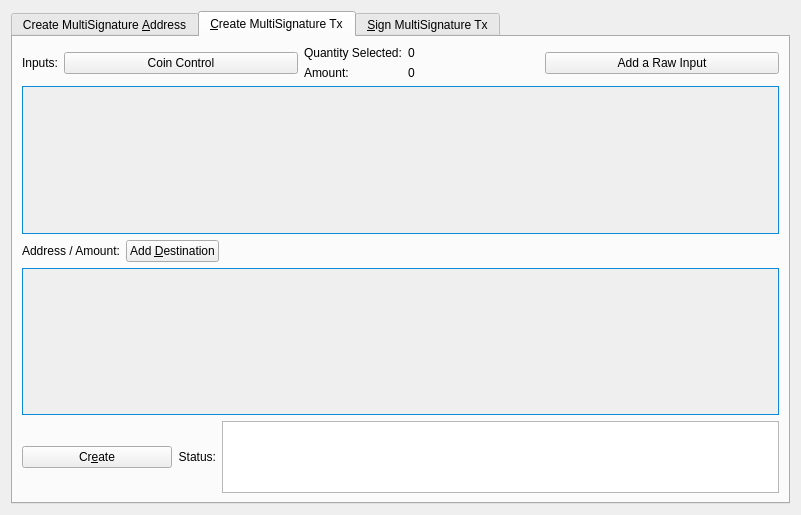
<?xml version="1.0" encoding="UTF-8"?>
<ui version="4.0">
 <class>MultisigDialog</class>
 <widget class="QDialog" name="MultisigDialog">
  <property name="geometry">
   <rect>
    <x>0</x>
    <y>0</y>
    <width>801</width>
    <height>515</height>
   </rect>
  </property>
  <property name="sizePolicy">
   <sizepolicy hsizetype="Fixed" vsizetype="Fixed">
    <horstretch>0</horstretch>
    <verstretch>0</verstretch>
   </sizepolicy>
  </property>
  <property name="windowTitle">
   <string>Multisignature Address Interactions</string>
  </property>
  <layout class="QVBoxLayout" name="verticalLayout_8">
   <item>
    <widget class="QTabWidget" name="multisigTabWidget">
     <property name="styleSheet">
      <string notr="true">QScrollArea{border: 1px solid #0d8adc;}</string>
     </property>
     <property name="currentIndex">
      <number>1</number>
     </property>
     <widget class="QWidget" name="addMultisigTab">
      <property name="sizePolicy">
       <sizepolicy hsizetype="Minimum" vsizetype="Minimum">
        <horstretch>0</horstretch>
        <verstretch>0</verstretch>
       </sizepolicy>
      </property>
      <attribute name="title">
       <string>Create MultiSignature &amp;Address</string>
      </attribute>
      <layout class="QVBoxLayout" name="verticalLayout">
       <item>
        <layout class="QHBoxLayout" name="enterMLayout">
         <item>
          <widget class="QSpinBox" name="enterMSpinbox">
           <property name="sizePolicy">
            <sizepolicy hsizetype="Fixed" vsizetype="Fixed">
             <horstretch>0</horstretch>
             <verstretch>0</verstretch>
            </sizepolicy>
           </property>
           <property name="toolTip">
            <string>How many people must sign to verify a transaction</string>
           </property>
           <property name="minimum">
            <number>1</number>
           </property>
           <property name="maximum">
            <number>15</number>
           </property>
           <property name="value">
            <number>1</number>
           </property>
          </widget>
         </item>
         <item>
          <widget class="QLabel" name="enterMLabel">
           <property name="text">
            <string>Enter the minimum number of signatures required to sign transactions</string>
           </property>
          </widget>
         </item>
        </layout>
       </item>
       <item>
        <layout class="QHBoxLayout" name="addressLabelLayout">
         <item>
          <widget class="QLabel" name="addressLableLabel">
           <property name="text">
            <string>Address Label:</string>
           </property>
          </widget>
         </item>
         <item>
          <widget class="QLineEdit" name="multisigAddressLabel"/>
         </item>
        </layout>
       </item>
       <item>
        <layout class="QHBoxLayout" name="addAddressLayout">
         <item>
          <widget class="QPushButton" name="addAddressButton">
           <property name="toolTip">
            <string>Add another address that could sign to verify a transaction from the multisig address.</string>
           </property>
           <property name="text">
            <string>&amp;Add Address / Key</string>
           </property>
           <property name="icon">
            <iconset resource="../hashsharecoin.qrc">
             <normaloff>:/icons/add</normaloff>:/icons/add</iconset>
           </property>
           <property name="autoDefault">
            <bool>false</bool>
           </property>
          </widget>
         </item>
         <item>
          <widget class="QLabel" name="addAddressLabel">
           <property name="sizePolicy">
            <sizepolicy hsizetype="Preferred" vsizetype="Fixed">
             <horstretch>0</horstretch>
             <verstretch>0</verstretch>
            </sizepolicy>
           </property>
           <property name="text">
            <string>Local addresses or public keys that can sign:</string>
           </property>
          </widget>
         </item>
         <item>
          <spacer name="addAddressSpacer_2">
           <property name="orientation">
            <enum>Qt::Horizontal</enum>
           </property>
           <property name="sizeHint" stdset="0">
            <size>
             <width>40</width>
             <height>10</height>
            </size>
           </property>
          </spacer>
         </item>
        </layout>
       </item>
       <item>
        <widget class="QScrollArea" name="addAddressScrollArea">
         <property name="sizePolicy">
          <sizepolicy hsizetype="Preferred" vsizetype="Expanding">
           <horstretch>0</horstretch>
           <verstretch>0</verstretch>
          </sizepolicy>
         </property>
         <property name="widgetResizable">
          <bool>true</bool>
         </property>
         <widget class="QWidget" name="addAddressWidget">
          <property name="geometry">
           <rect>
            <x>0</x>
            <y>0</y>
            <width>759</width>
            <height>166</height>
           </rect>
          </property>
          <layout class="QVBoxLayout" name="verticalLayout_5">
           <item>
            <layout class="QVBoxLayout" name="addressList"/>
           </item>
           <item>
            <spacer name="verticalSpacer">
             <property name="orientation">
              <enum>Qt::Vertical</enum>
             </property>
             <property name="sizeHint" stdset="0">
              <size>
               <width>20</width>
               <height>40</height>
              </size>
             </property>
            </spacer>
           </item>
          </layout>
         </widget>
        </widget>
       </item>
       <item>
        <layout class="QHBoxLayout" name="addMultisigLayout">
         <item>
          <widget class="QPushButton" name="addMultisigButton">
           <property name="sizePolicy">
            <sizepolicy hsizetype="Preferred" vsizetype="Fixed">
             <horstretch>0</horstretch>
             <verstretch>0</verstretch>
            </sizepolicy>
           </property>
           <property name="toolTip">
            <string>Create a new multisig address</string>
           </property>
           <property name="toolTipDuration">
            <number>-3</number>
           </property>
           <property name="text">
            <string>C&amp;reate</string>
           </property>
           <property name="icon">
            <iconset resource="../hashsharecoin.qrc">
             <normaloff>:/icons/filesave</normaloff>:/icons/filesave</iconset>
           </property>
           <property name="autoDefault">
            <bool>false</bool>
           </property>
          </widget>
         </item>
         <item>
          <widget class="QLabel" name="label">
           <property name="text">
            <string>Status:</string>
           </property>
          </widget>
         </item>
         <item>
          <widget class="QTextEdit" name="addMultisigStatus">
           <property name="sizePolicy">
            <sizepolicy hsizetype="Expanding" vsizetype="Fixed">
             <horstretch>0</horstretch>
             <verstretch>0</verstretch>
            </sizepolicy>
           </property>
           <property name="maximumSize">
            <size>
             <width>16777215</width>
             <height>75</height>
            </size>
           </property>
           <property name="readOnly">
            <bool>true</bool>
           </property>
           <property name="textInteractionFlags">
            <set>Qt::TextSelectableByKeyboard|Qt::TextSelectableByMouse</set>
           </property>
          </widget>
         </item>
        </layout>
       </item>
       <item>
        <widget class="QLabel" name="label_2">
         <property name="sizePolicy">
          <sizepolicy hsizetype="Preferred" vsizetype="Preferred">
           <horstretch>0</horstretch>
           <verstretch>0</verstretch>
          </sizepolicy>
         </property>
         <property name="text">
          <string>Use below to quickly import an address by its redeem. Don't forget to add a label before clicking import!
Keep in mind, the wallet will rescan the blockchain to find transactions containing the new address.
Please be patient after clicking import.</string>
         </property>
         <property name="scaledContents">
          <bool>false</bool>
         </property>
         <property name="wordWrap">
          <bool>true</bool>
         </property>
        </widget>
       </item>
       <item>
        <layout class="QHBoxLayout" name="importLayout">
         <item>
          <widget class="QPushButton" name="importAddressButton">
           <property name="sizePolicy">
            <sizepolicy hsizetype="Fixed" vsizetype="Fixed">
             <horstretch>0</horstretch>
             <verstretch>0</verstretch>
            </sizepolicy>
           </property>
           <property name="text">
            <string>&amp;Import Redeem</string>
           </property>
           <property name="icon">
            <iconset resource="../hashsharecoin.qrc">
             <normaloff>:/icons/receiving_addresses</normaloff>:/icons/receiving_addresses</iconset>
           </property>
          </widget>
         </item>
         <item>
          <widget class="QLineEdit" name="importRedeem">
           <property name="sizePolicy">
            <sizepolicy hsizetype="Preferred" vsizetype="Fixed">
             <horstretch>0</horstretch>
             <verstretch>0</verstretch>
            </sizepolicy>
           </property>
          </widget>
         </item>
        </layout>
       </item>
      </layout>
     </widget>
     <widget class="QWidget" name="createTransactionTab">
      <attribute name="title">
       <string>&amp;Create MultiSignature Tx</string>
      </attribute>
      <layout class="QVBoxLayout" name="verticalLayout_3">
       <item>
        <layout class="QHBoxLayout" name="horizontalLayout_2">
         <item>
          <layout class="QVBoxLayout" name="createTxLayout">
           <item>
            <layout class="QHBoxLayout" name="addTxInputLayout">
             <item>
              <widget class="QLabel" name="addTxInputLabel">
               <property name="sizePolicy">
                <sizepolicy hsizetype="Fixed" vsizetype="Preferred">
                 <horstretch>0</horstretch>
                 <verstretch>0</verstretch>
                </sizepolicy>
               </property>
               <property name="text">
                <string>Inputs:</string>
               </property>
              </widget>
             </item>
             <item>
              <widget class="QPushButton" name="pushButtonCoinControl">
               <property name="sizePolicy">
                <sizepolicy hsizetype="Preferred" vsizetype="Fixed">
                 <horstretch>0</horstretch>
                 <verstretch>0</verstretch>
                </sizepolicy>
               </property>
               <property name="text">
                <string>Coin Control</string>
               </property>
              </widget>
             </item>
             <item>
              <layout class="QFormLayout" name="formLayout_2">
               <property name="rightMargin">
                <number>10</number>
               </property>
               <item row="0" column="0">
                <widget class="QLabel" name="labelQuantity">
                 <property name="text">
                  <string>Quantity Selected:</string>
                 </property>
                </widget>
               </item>
               <item row="0" column="1">
                <widget class="QLabel" name="labelQuantity_int">
                 <property name="text">
                  <string>0</string>
                 </property>
                </widget>
               </item>
               <item row="1" column="0">
                <widget class="QLabel" name="labelAmount">
                 <property name="text">
                  <string>Amount:</string>
                 </property>
                </widget>
               </item>
               <item row="1" column="1">
                <widget class="QLabel" name="labelAmount_int">
                 <property name="text">
                  <string>0</string>
                 </property>
                </widget>
               </item>
              </layout>
             </item>
             <item>
              <widget class="QPushButton" name="addInputButton">
               <property name="sizePolicy">
                <sizepolicy hsizetype="Preferred" vsizetype="Fixed">
                 <horstretch>0</horstretch>
                 <verstretch>0</verstretch>
                </sizepolicy>
               </property>
               <property name="toolTip">
                <string>Add an input to fund the outputs</string>
               </property>
               <property name="text">
                <string>Add a Raw Input</string>
               </property>
               <property name="icon">
                <iconset resource="../hashsharecoin.qrc">
                 <normaloff>:/css/default</normaloff>:/css/default</iconset>
               </property>
              </widget>
             </item>
            </layout>
           </item>
           <item>
            <widget class="QScrollArea" name="txInputsScrollArea">
             <property name="sizePolicy">
              <sizepolicy hsizetype="Preferred" vsizetype="Expanding">
               <horstretch>0</horstretch>
               <verstretch>0</verstretch>
              </sizepolicy>
             </property>
             <property name="widgetResizable">
              <bool>true</bool>
             </property>
             <widget class="QWidget" name="txInputsWidget">
              <property name="geometry">
               <rect>
                <x>0</x>
                <y>0</y>
                <width>747</width>
                <height>131</height>
               </rect>
              </property>
              <layout class="QVBoxLayout" name="verticalLayout_7">
               <item>
                <layout class="QVBoxLayout" name="inputsList"/>
               </item>
               <item>
                <spacer name="txInputsSpacer">
                 <property name="orientation">
                  <enum>Qt::Vertical</enum>
                 </property>
                 <property name="sizeHint" stdset="0">
                  <size>
                   <width>20</width>
                   <height>80</height>
                  </size>
                 </property>
                </spacer>
               </item>
              </layout>
             </widget>
            </widget>
           </item>
           <item>
            <layout class="QHBoxLayout" name="addDestinationLayout">
             <item>
              <widget class="QLabel" name="addDestinationLabel">
               <property name="text">
                <string>Address / Amount:</string>
               </property>
              </widget>
             </item>
             <item>
              <widget class="QPushButton" name="addDestinationButton">
               <property name="sizePolicy">
                <sizepolicy hsizetype="Fixed" vsizetype="Fixed">
                 <horstretch>0</horstretch>
                 <verstretch>0</verstretch>
                </sizepolicy>
               </property>
               <property name="toolTip">
                <string>Add destinations to send HSS to</string>
               </property>
               <property name="text">
                <string>Add &amp;Destination</string>
               </property>
               <property name="icon">
                <iconset resource="../hashsharecoin.qrc">
                 <normaloff>:/icons/add</normaloff>:/icons/add</iconset>
               </property>
              </widget>
             </item>
             <item>
              <spacer name="addDestinationHorizontalSpacer">
               <property name="orientation">
                <enum>Qt::Horizontal</enum>
               </property>
               <property name="sizeHint" stdset="0">
                <size>
                 <width>40</width>
                 <height>20</height>
                </size>
               </property>
              </spacer>
             </item>
            </layout>
           </item>
           <item>
            <widget class="QScrollArea" name="destionationsScrollArea">
             <property name="sizePolicy">
              <sizepolicy hsizetype="Expanding" vsizetype="Expanding">
               <horstretch>0</horstretch>
               <verstretch>0</verstretch>
              </sizepolicy>
             </property>
             <property name="widgetResizable">
              <bool>true</bool>
             </property>
             <widget class="QWidget" name="destinationsScrollAreaContents">
              <property name="geometry">
               <rect>
                <x>0</x>
                <y>0</y>
                <width>747</width>
                <height>130</height>
               </rect>
              </property>
              <layout class="QVBoxLayout" name="verticalLayout_11">
               <item>
                <layout class="QVBoxLayout" name="destinationsList"/>
               </item>
               <item>
                <spacer name="destinationsSpacer">
                 <property name="orientation">
                  <enum>Qt::Vertical</enum>
                 </property>
                 <property name="sizeHint" stdset="0">
                  <size>
                   <width>20</width>
                   <height>20</height>
                  </size>
                 </property>
                </spacer>
               </item>
              </layout>
             </widget>
            </widget>
           </item>
           <item>
            <layout class="QHBoxLayout" name="horizontalLayout_4">
             <item>
              <widget class="QPushButton" name="createButton">
               <property name="sizePolicy">
                <sizepolicy hsizetype="Fixed" vsizetype="Fixed">
                 <horstretch>0</horstretch>
                 <verstretch>0</verstretch>
                </sizepolicy>
               </property>
               <property name="minimumSize">
                <size>
                 <width>150</width>
                 <height>0</height>
                </size>
               </property>
               <property name="toolTip">
                <string>Create a transaction object using the given inputs to the given outputs</string>
               </property>
               <property name="text">
                <string>Cr&amp;eate</string>
               </property>
               <property name="icon">
                <iconset resource="../hashsharecoin.qrc">
                 <normaloff>:/icons/export</normaloff>:/icons/export</iconset>
               </property>
               <property name="autoDefault">
                <bool>false</bool>
               </property>
               <property name="default">
                <bool>true</bool>
               </property>
              </widget>
             </item>
             <item>
              <widget class="QLabel" name="createButtonLabel">
               <property name="sizePolicy">
                <sizepolicy hsizetype="Fixed" vsizetype="Preferred">
                 <horstretch>0</horstretch>
                 <verstretch>0</verstretch>
                </sizepolicy>
               </property>
               <property name="text">
                <string>Status:</string>
               </property>
               <property name="alignment">
                <set>Qt::AlignRight|Qt::AlignTrailing|Qt::AlignVCenter</set>
               </property>
              </widget>
             </item>
             <item>
              <widget class="QTextEdit" name="createButtonStatus">
               <property name="sizePolicy">
                <sizepolicy hsizetype="Expanding" vsizetype="Minimum">
                 <horstretch>0</horstretch>
                 <verstretch>0</verstretch>
                </sizepolicy>
               </property>
               <property name="maximumSize">
                <size>
                 <width>16777215</width>
                 <height>16777215</height>
                </size>
               </property>
               <property name="sizeAdjustPolicy">
                <enum>QAbstractScrollArea::AdjustToContents</enum>
               </property>
               <property name="readOnly">
                <bool>true</bool>
               </property>
              </widget>
             </item>
            </layout>
           </item>
          </layout>
         </item>
         <item>
          <layout class="QHBoxLayout" name="horizontalLayout_3"/>
         </item>
        </layout>
       </item>
      </layout>
     </widget>
     <widget class="QWidget" name="signMultisigTransaction">
      <property name="styleSheet">
       <string notr="true">txScrollArea:{
	border: 1px solid #0d8adc;
}
keyScrollArea:{
	border: 1px solid #0d8adc;
}
txScrollArea:{
	border: 1px solid #0d8adc;
}</string>
      </property>
      <attribute name="title">
       <string>&amp;Sign MultiSignature Tx</string>
      </attribute>
      <layout class="QVBoxLayout" name="verticalLayout_4">
       <item>
        <layout class="QHBoxLayout" name="transactionHexLayout">
         <item>
          <widget class="QLabel" name="transactionHexLabel">
           <property name="text">
            <string>Transaction Hex:</string>
           </property>
          </widget>
         </item>
         <item>
          <widget class="QLineEdit" name="transactionHex">
           <property name="toolTip">
            <string/>
           </property>
          </widget>
         </item>
        </layout>
       </item>
       <item>
        <layout class="QHBoxLayout" name="horizontalLayout">
         <item>
          <layout class="QVBoxLayout" name="verticalLayout_2">
           <item>
            <layout class="QHBoxLayout" name="horizontalLayout_7">
             <item>
              <widget class="QPushButton" name="signButton">
               <property name="sizePolicy">
                <sizepolicy hsizetype="Preferred" vsizetype="Fixed">
                 <horstretch>0</horstretch>
                 <verstretch>0</verstretch>
                </sizepolicy>
               </property>
               <property name="minimumSize">
                <size>
                 <width>150</width>
                 <height>0</height>
                </size>
               </property>
               <property name="toolTip">
                <string>Sign the transaction from this wallet or from provided private keys</string>
               </property>
               <property name="text">
                <string>S&amp;ign</string>
               </property>
               <property name="icon">
                <iconset resource="../hashsharecoin.qrc">
                 <normaloff>:/icons/edit</normaloff>:/icons/edit</iconset>
               </property>
               <property name="autoDefault">
                <bool>false</bool>
               </property>
               <property name="default">
                <bool>true</bool>
               </property>
              </widget>
             </item>
             <item>
              <widget class="QPushButton" name="commitButton">
               <property name="enabled">
                <bool>false</bool>
               </property>
               <property name="sizePolicy">
                <sizepolicy hsizetype="Preferred" vsizetype="Fixed">
                 <horstretch>0</horstretch>
                 <verstretch>0</verstretch>
                </sizepolicy>
               </property>
               <property name="toolTip">
                <string>&lt;html&gt;&lt;head/&gt;&lt;body&gt;&lt;p&gt;DISABLED until transaction has been signed enough times.&lt;/p&gt;&lt;/body&gt;&lt;/html&gt;</string>
               </property>
               <property name="autoFillBackground">
                <bool>false</bool>
               </property>
               <property name="text">
                <string>Co&amp;mmit</string>
               </property>
               <property name="icon">
                <iconset resource="../hashsharecoin.qrc">
                 <normaloff>:/icons/send</normaloff>:/icons/send</iconset>
               </property>
               <property name="autoDefault">
                <bool>true</bool>
               </property>
              </widget>
             </item>
             <item>
              <layout class="QHBoxLayout" name="addPrivKeyLayout">
               <item>
                <widget class="QPushButton" name="addPrivKeyButton">
                 <property name="sizePolicy">
                  <sizepolicy hsizetype="Fixed" vsizetype="Fixed">
                   <horstretch>0</horstretch>
                   <verstretch>0</verstretch>
                  </sizepolicy>
                 </property>
                 <property name="toolTip">
                  <string>Add private keys to sign the transaction with</string>
                 </property>
                 <property name="text">
                  <string>Add Private &amp;Key</string>
                 </property>
                 <property name="icon">
                  <iconset resource="../hashsharecoin.qrc">
                   <normaloff>:/icons/add</normaloff>:/icons/add</iconset>
                 </property>
                </widget>
               </item>
               <item>
                <widget class="QLabel" name="addPrivKeyLabel">
                 <property name="text">
                  <string>Sign with only private keys (Not Recommened)</string>
                 </property>
                </widget>
               </item>
              </layout>
             </item>
            </layout>
           </item>
           <item>
            <layout class="QHBoxLayout" name="horizontalLayout_5">
             <item>
              <widget class="QLabel" name="signButtonStatusLabel">
               <property name="text">
                <string>Status:</string>
               </property>
              </widget>
             </item>
             <item>
              <widget class="QTextEdit" name="signButtonStatus">
               <property name="sizePolicy">
                <sizepolicy hsizetype="Expanding" vsizetype="Preferred">
                 <horstretch>0</horstretch>
                 <verstretch>0</verstretch>
                </sizepolicy>
               </property>
               <property name="maximumSize">
                <size>
                 <width>16777215</width>
                 <height>16777215</height>
                </size>
               </property>
               <property name="verticalScrollBarPolicy">
                <enum>Qt::ScrollBarAsNeeded</enum>
               </property>
               <property name="readOnly">
                <bool>true</bool>
               </property>
               <property name="textInteractionFlags">
                <set>Qt::TextSelectableByKeyboard|Qt::TextSelectableByMouse</set>
               </property>
              </widget>
             </item>
            </layout>
           </item>
           <item>
            <widget class="QScrollArea" name="keyScrollArea">
             <property name="sizePolicy">
              <sizepolicy hsizetype="Expanding" vsizetype="Expanding">
               <horstretch>0</horstretch>
               <verstretch>0</verstretch>
              </sizepolicy>
             </property>
             <property name="sizeAdjustPolicy">
              <enum>QAbstractScrollArea::AdjustToContents</enum>
             </property>
             <property name="widgetResizable">
              <bool>true</bool>
             </property>
             <widget class="QWidget" name="keyScrollAreaContents">
              <property name="geometry">
               <rect>
                <x>0</x>
                <y>0</y>
                <width>755</width>
                <height>168</height>
               </rect>
              </property>
              <layout class="QVBoxLayout" name="verticalLayout_9">
               <item>
                <layout class="QVBoxLayout" name="keyList"/>
               </item>
               <item>
                <spacer name="keySpacer">
                 <property name="orientation">
                  <enum>Qt::Vertical</enum>
                 </property>
                 <property name="sizeHint" stdset="0">
                  <size>
                   <width>20</width>
                   <height>20</height>
                  </size>
                 </property>
                </spacer>
               </item>
              </layout>
             </widget>
            </widget>
           </item>
          </layout>
         </item>
        </layout>
       </item>
      </layout>
     </widget>
    </widget>
   </item>
  </layout>
 </widget>
 <resources>
  <include location="../hashsharecoin.qrc"/>
 </resources>
 <connections/>
</ui>
